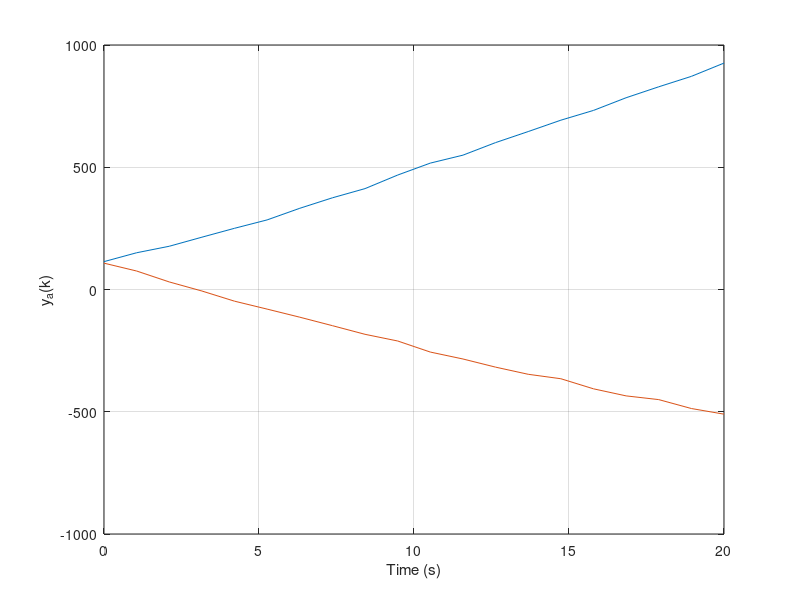

Here is the MATLAB script that generated this plot: (Note: this script raises an error after producing the figure.)

clc
clear all
close all

%% Constants Definition
delta_t = 0.5;
time = linspace(0,300,300);
Omega_a = 0.045;
Omega_b = -0.045;

qw = 10;
W = qw*[2 0.05;0.05 0.5];

GamA = [0, 0; 1, 0; 0, 0; 0, 1];
GamB = [0, 0; 1, 0; 0, 0; 0, 1];

%%%%%%%%%%%%%%%%%%%%%%%%%%%%%%%%%%
%% PART A 
%%%%%%%%%%%%%%%%%%%%%%%%%%%%%%%%%%
A_mat = @(omega) [0 1 0 0;0 0 0 -omega;0 0 0 1;0 omega 0 0];
A_a = A_mat(Omega_a)
A_b = A_mat(Omega_b)

F_mat = @(omega, dt) [1, sin(omega * dt) / omega, 0, -(1 - cos(omega * dt)) / omega;
                      0, cos(omega * dt), 0, -sin(omega * dt);
                      0, (1 - cos(omega * dt)) / omega, 1, sin(omega * dt) / omega;
                      0, sin(omega * dt), 0, cos(omega * dt)];


Fa = F_mat(Omega_a, delta_t)
Fb = F_mat(Omega_b, delta_t)


Z = @(dt, A, gamma, W_mat) dt * [-A, gamma * W_mat * gamma'; zeros(4, 4), A'];

Za = Z(delta_t, A_a, GamA, W);
Zb = Z(delta_t, A_b, GamB, W);

e_za = expm(Za);
e_zb = expm(Zb);

FinvQA = e_za(1:4, 5:8);
Qa = (Fa')' * FinvQA

FinvQB = e_zb(1:4, 5:8);
Qb = (Fb')' * FinvQB


%%%%%%%%%%%%%%%%%%%%%%%%%%%
%% PART B - i
%%%%%%%%%%%%%%%%%%%%%%%%%%%
% set random number seed for consistency between runs
rng(100)

Ha=[1, 0, 0, 0; 0, 0, 1, 0];
Ra=[20, 0.05; 0.05, 20];

load('hw8problem1_data')
xa = xasingle_truth;

% generate noisy measurements 
for i = 1:length(xasingle_truth)
    noise = mvnrnd([0 0], Ra);
    y_k(:,i) = Ha * xasingle_truth(:,i) + noise';
end

figure(1)
time = linspace(0, 20, 20);
plot(time,y_k(:, 1:20))

xlabel('Time (s)')
ylabel('y_a(k)')
grid on


%%%%%%%%%%%%%%%%%%%%%%%%%%%%%%
%% PART B - ii 
%%%%%%%%%%%%%%%%%%%%%%%%%%%%%%
% initial mean and covariance guesses 
mu_a = [0 85 * cos(pi / 4), 0, -85 * sin(pi / 4)]';
P0_a = 900 * diag([10, 2, 10, 2]);

[xpa, Pa, Ka] = Kalman_Filter(mu_a, P0_a, Fa, Qa, y_k, Ha, Ra);

%%

est_state_error = xasingle_truth - xpa;

sigma1 = reshape(sqrt(Pa(1,1,:)),1,201);
sigma2 = reshape(sqrt(Pa(2,2,:)),1,201);
sigma3 = reshape(sqrt(Pa(3,3,:)),1,201);
sigma4 = reshape(sqrt(Pa(4,4,:)),1,201);


upper1 = mu_a(1,:) + 2*sigma1;
lower1 = mu_a(1,:) - 2*sigma1;

upper2 = + 2*sigma2;
lower2 = - 2*sigma2;

upper3 = mu_a(3,:) + 2*sigma3;
lower3 = mu_a(3,:) - 2*sigma3;

upper4 = + 2*sigma4;
lower4 = - 2*sigma4;


figure()
plot(time,est_state_error(1,1:20),time,upper1(1:20),'--r',time,lower1(1:20),'--r')
xlabel('Time(s)')
ylabel('Estimation state error - State 1')
grid on
title('Easting Pos')

figure()
plot(time,est_state_error(2,1:20),time,upper2(1:20),'--r',time,lower2(1:20),'--r')
xlabel('Time(s)')
ylabel('Estimation state error - State 2')
grid on
title('Easting Vel')

figure()
plot(time,est_state_error(3,1:20),time,upper3(1:20),'--r',time,lower3(1:20),'--r')
xlabel('Time(s)')
ylabel('Estimation state error - State 3')
grid on
title('Northing Pos')

figure()
plot(time,est_state_error(4,1:20),time,upper4(1:20),'--r',time,lower4(1:20),'--r')

xlabel('Time(s)')
ylabel('Estimation state error - State 4')
grid on
title('Northing Vel')


%%%%%%%%%%%%%%%%%%%
%% PART C -- Setup 
%%%%%%%%%%%%%%%%%%%
mu_a_0 = [0, 85 * cos(pi / 4), 0, -85 * sin(pi / 4)]; 
P_a_0 = 900 * diag([10, 2, 10, 2]); 
mu_b_0 = [3200, 85 * cos(pi / 4), 3200, -85 * sin(pi / 4)];
P_b_0 = 900 * diag([11, 4, 11, 4]); 

R_d = [10 , 0.15; 0.15, 10]; 

%%%%%%%%%%%%%%%%
%% PART C -- i
%%%%%%%%%%%%%%%%

for i = 1:length(xadouble_truth)
    noise = mvnrnd([0 0],Ra);
    noise2 = mvnrnd([0 0], R_d); 
    y_ap(:,i)=Ha*xadouble_truth(:,i)+noise';
    y_d(:,i) = Ha*xadouble_truth(:, i) - Ha*xbdouble_truth(:,i) + noise2';
end

y_sk = [y_ap;y_d];
x_sk = [xadouble_truth;xbdouble_truth];


F_block = blkdiag(Fa,Fb);
Q_block = blkdiag(Qa,Qb);
R_block = blkdiag(Ra,R_d);
H_block = [Ha zeros(size(Ha));Ha -Ha];
P_block = blkdiag(P_a_0,P_b_0);
mu_block = [mu_a_0, mu_b_0]';

[xpd, Pd, Kd] = Kalman_Filter(mu_block, P_block, F_block, Q_block, y_sk, H_block, R_block);

est_state_error_d = x_sk - xpd;

Pad = Pd(1:4,1:4,:);
Pbd = Pd(5:8,5:8,:);


sigma1_a = reshape(sqrt(Pad(1,1,:)),1,201);
sigma3_a = reshape(sqrt(Pad(3,3,:)),1,201);
sigma1_b = reshape(sqrt(Pbd(1,1,:)),1,201);
sigma3_b = reshape(sqrt(Pbd(3,3,:)),1,201);


upper1 =+ 2*sigma1_a;
lower1 =  - 2*sigma1_a;

upper2 =  + 2*sigma3_a;
lower2 =  - 2*sigma3_a;

upper3 =  + 2*sigma1_b;
lower3 =  - 2*sigma1_b;

upper4 =  + 2*sigma3_b;
lower4 = - 2*sigma3_b;


figure()
plot(time,est_state_error_d(1,1:20),time,upper1(1:20),'--r',time,lower1(1:20),'--r')
xlabel('Time(s)')
ylabel('Estimation state error - Aircraft A - Easting')
grid on
title('Easting Pos')

figure()
plot(time,est_state_error_d(3,1:20),time,upper2(1:20),'--r',time,lower2(1:20),'--r')
xlabel('Time(s)')
ylabel('Estimation state error - Aircraft A - Northing')
grid on
title('Northing Pos')

figure()
plot(time,est_state_error_d(5,1:20),time,upper3(1:20),'--r',time,lower3(1:20),'--r')
xlabel('Time(s)')
ylabel('Estimation state error - Aircraft B - Easting')
grid on
title('Easting Pos')

figure()
plot(time,est_state_error_d(7,1:20),time,upper4(1:20),'--r',time,lower4(1:20),'--r')

xlabel('Time(s)')
ylabel('Estimation state error - Aircraft B - Northing')
grid on
title('Northing Pos')

%%%%%%%%%%%%%%%%
%% PART C -- ii 
%%%%%%%%%%%%%%%%

y_sk = y_d;
H_block = H_block(3:4,:);

[xpd, Pd, Kd] = Kalman_Filter(mu_block, P_block, F_block, Q_block, y_sk, H_block, R_d);

Pad = Pd(1:4,1:4,:);
Pbd = Pd(5:8,5:8,:);


sigma1_a = reshape(sqrt(Pad(1,1,:)),1,201);
sigma3_a = reshape(sqrt(Pad(3,3,:)),1,201);
sigma1_b = reshape(sqrt(Pbd(1,1,:)),1,201);
sigma3_b = reshape(sqrt(Pbd(3,3,:)),1,201);


upper1 =  + 2*sigma1_a;
lower1 =  - 2*sigma1_a;

upper2 =  + 2*sigma3_a;
lower2 =  - 2*sigma3_a;

upper3 =  + 2*sigma1_b;
lower3 =  - 2*sigma1_b;

upper4 =  + 2*sigma3_b;
lower4 =  - 2*sigma3_b;


figure()
plot(time,est_state_error_d(1,1:20),time,upper1(1:20),'--r',time,lower1(1:20),'--r')
xlabel('Time(s)')
ylabel('Estimation state error - Aircraft A - Easting')
grid on
title('Easting Pos')

figure()
plot(time,est_state_error_d(3,1:20),time,upper2(1:20),'--r',time,lower2(1:20),'--r')
xlabel('Time(s)')
ylabel('Estimation state error - Aircraft A - Northing')
grid on
title('Northing Pos')

figure()
plot(time,est_state_error_d(5,1:20),time,upper3(1:20),'--r',time,lower3(1:20),'--r')
xlabel('Time(s)')
ylabel('Estimation state error - Aircraft B - Easting')
grid on
title('Easting Pos')

figure()
plot(time,est_state_error_d(7,1:20),time,upper4(1:20),'--r',time,lower4(1:20),'--r')

xlabel('Time(s)')
ylabel('Estimation state error - Aircraft B - Northing')
grid on
title('Northing Pos')



%%%%%%%%%%%%%%%%%
%% PART C -- iii
%%%%%%%%%%%%%%%%%%




